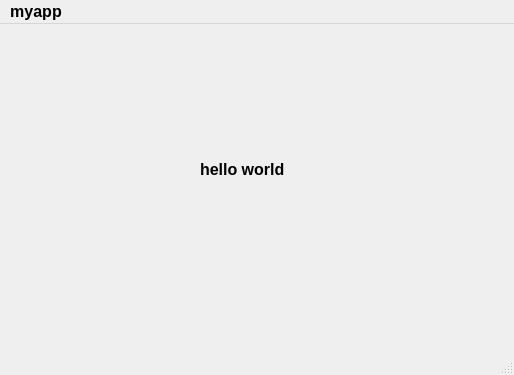
<?xml version="1.0" encoding="UTF-8"?>
<ui version="4.0">
 <class>MainWindow</class>
 <widget class="QMainWindow" name="MainWindow">
  <property name="geometry">
   <rect>
    <x>0</x>
    <y>0</y>
    <width>514</width>
    <height>375</height>
   </rect>
  </property>
  <property name="font">
   <font>
    <pointsize>12</pointsize>
    <weight>75</weight>
    <bold>true</bold>
   </font>
  </property>
  <property name="windowTitle">
   <string>MainWindow</string>
  </property>
  <widget class="QWidget" name="centralwidget">
   <widget class="QLabel" name="label">
    <property name="geometry">
     <rect>
      <x>200</x>
      <y>130</y>
      <width>121</width>
      <height>31</height>
     </rect>
    </property>
    <property name="text">
     <string>hello world</string>
    </property>
   </widget>
  </widget>
  <widget class="QMenuBar" name="menubar">
   <property name="geometry">
    <rect>
     <x>0</x>
     <y>0</y>
     <width>514</width>
     <height>27</height>
    </rect>
   </property>
   <widget class="QMenu" name="menumyapp">
    <property name="title">
     <string>myapp</string>
    </property>
    <addaction name="actionop1"/>
    <addaction name="actionop2"/>
    <addaction name="actionop3"/>
    <addaction name="actionop4"/>
   </widget>
   <addaction name="menumyapp"/>
  </widget>
  <widget class="QStatusBar" name="statusbar"/>
  <action name="actionop1">
   <property name="text">
    <string>op1</string>
   </property>
  </action>
  <action name="actionop2">
   <property name="text">
    <string>op2</string>
   </property>
  </action>
  <action name="actionop3">
   <property name="text">
    <string>op3</string>
   </property>
  </action>
  <action name="actionop4">
   <property name="text">
    <string>op4</string>
   </property>
  </action>
 </widget>
 <resources/>
 <connections/>
</ui>
